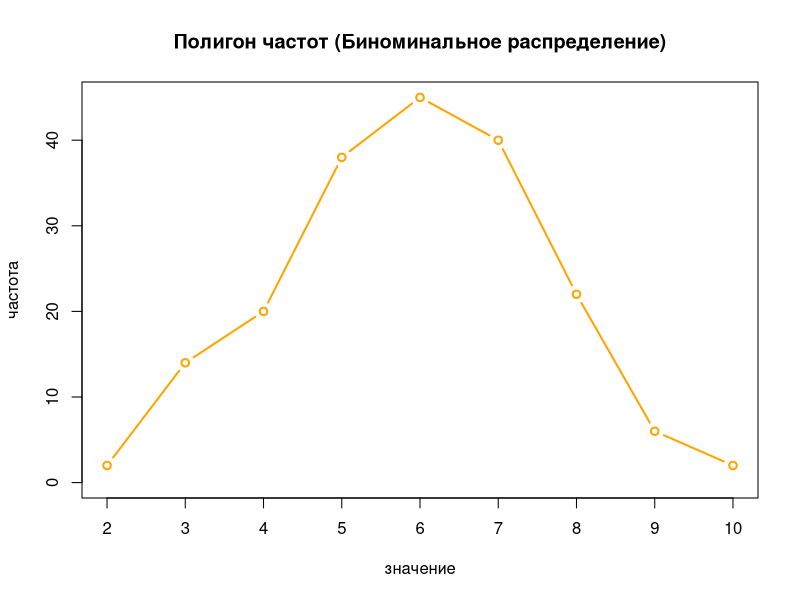
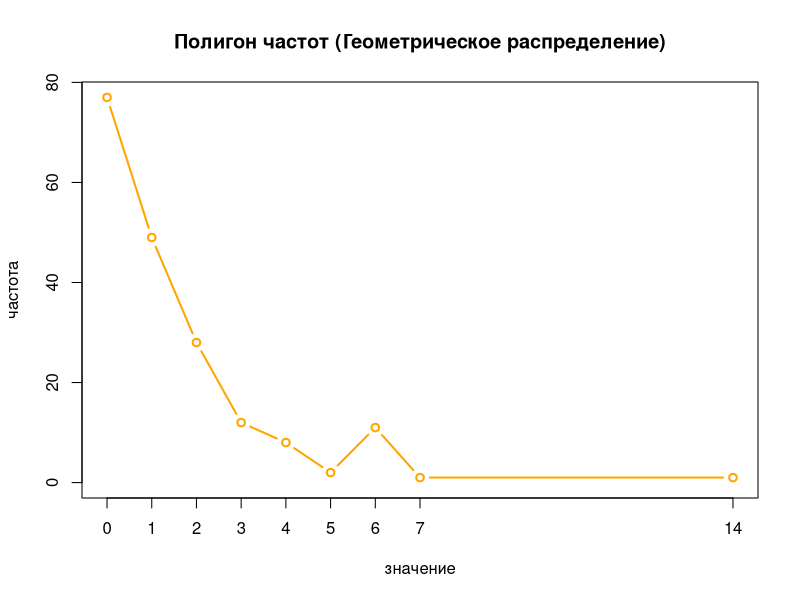
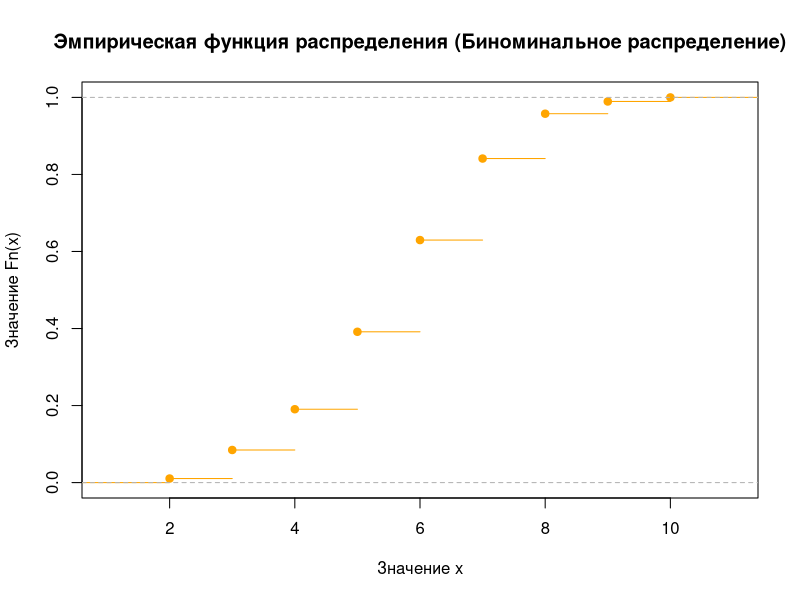
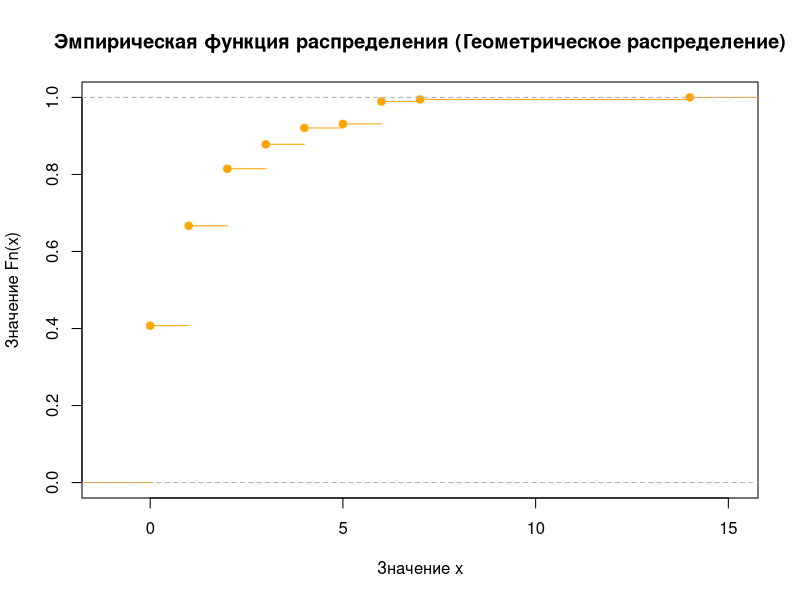

Generate these figures, in order, with R:
library(e1071)

#генирируем объем выборки 
n <- sample(100:200, 1)

size_bin <- 10
prob_bin <- 0.6

bin_raspr <- rbinom(n, size_bin, prob_bin)

sprintf("объем выборки n = %d биноминальное распределения", n)
print(bin_raspr)

prob_geom = 0.4

geom_raspr <- rgeom(n, prob_geom)

sprintf("объем выборки n = %d геометрического распределения", n)
print(geom_raspr)


freq_table_bin <- table(bin_raspr)
freq_table_geom <- table(geom_raspr)


plot(freq_table_bin, type = "b", lty = 1, main = "Полигон частот (Биноминальное распределение)",
     xlab = "значение", ylab = "частота", col = "orange", bg = "white", )

plot(freq_table_geom, type = "b", lty = 1, main = "Полигон частот (Геометрическое распределение)",
     xlab = "значение", ylab = "частота", col = "orange", bg = "white", )


fn_binom <- ecdf(bin_raspr)
fn_geom  <- ecdf(geom_raspr)


plot(fn_binom, lty=1,
     main="Эмпирическая функция распределения (Биноминальное распределение)",
     xlab="Значение x", ylab="Значение Fn(x)", col = "orange", bg = "white")


plot(fn_geom, lty=1, main="Эмпирическая функция распределения (Геометрическое распределение)",
     xlab="Значение x", ylab="Значение Fn(x)", col = "orange", bg = "white")


#числовые характеристики

# Выборочное среднее

mean_estimate_bin <- mean(bin_raspr)
mean_estimate_geom  <- mean(geom_raspr)

sprintf("Выборочное среднее (Биноминальное распределение) = %f", mean_estimate_bin)

sprintf("Выборочное среднее (Геометрическое распределение) = %f", mean_estimate_geom)

#дисперсия

disp_binom <- var(bin_raspr)
disp_geom <- var(geom_raspr)

sprintf("Дисперсия (Биноминальное распределение) = %f", disp_binom)

sprintf("Дисперсия (Геометрическое распределение) = %f", disp_geom)

#СКО среднее квадротичное отклонение

sko_bin <- sd(bin_raspr)
sko_geom  <- sd(geom_raspr)

sprintf("СКО (Биноминальное распределение) = %f", sko_bin)

sprintf("СКО (Геометрическое распределение) = %f", sko_geom)

#мода

moda_bin <- sort(unique(bin_raspr))[which.max(table(bin_raspr))]
moda_geom <- sort(unique(geom_raspr))[which.max(table(geom_raspr))]

sprintf("Мода (Биноминальное распределение) = %d", moda_bin)

sprintf("Мода (Геометрическое распределение) = %d", moda_geom)

#медиана 

median_bin <- median(bin_raspr)
median_geom <- median(geom_raspr)

sprintf("Медиана (Биноминальное распределение) = %d", median_bin)

sprintf("Медиана (Геометрическое распределение) = %d", median_geom)

#коэффицент ассиметрии 

koef_ass_bin <-  (sum((bin_raspr - mean(bin_raspr))^3) / n) / sko_bin^3

koeff_ass_geom <-  (sum((geom_raspr - mean(geom_raspr))^3) / n) / sko_bin^3


sprintf("Коэффициент асимметрии (Биноминальное распределение) = %f", koef_ass_bin)

sprintf("Коэффициент асимметрии (Геометрическое распределение) = %f", koeff_ass_geom)


#коэффицент эксцесса

koef_ess_bin <-  kurtosis(bin_raspr)

koeff_ess_geom <-  kurtosis(geom_raspr)


sprintf("Коэффициент асимметрии (Биноминальное распределение) = %f", koef_ess_bin)

sprintf("Коэффициент асимметрии (Геометрическое распределение) = %f", koeff_ess_geom)


#теоритическое мат ожидание и дисперсии

theoretic_math_bin <- size_bin * prob_bin
theoretic_disp_bin  <- size_bin * prob_bin * (1 - prob_bin)


sprintf("Теоретическое матожидание (Биноминальное распределение) M(X) = %f", theoretic_math_bin)
sprintf("Теоретическая дисперсия (Биноминальное распределение) D(X) = %f", theoretic_disp_bin)

theoretic_math_geom <- (1 - prob_geom) / prob_geom
theoretic_disp_geom  <- (1 - prob_geom) / (prob_geom^2)

sprintf("Теоретическое матожидание (Геометрическое распределение) M(X) = %f", theoretic_math_geom)
sprintf("Теоретическая дисперсия (Геометрическое распределение) D(X) = %f", theoretic_disp_geom)





